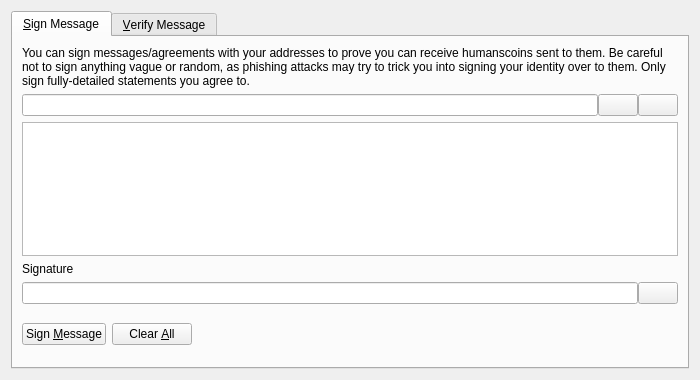
<?xml version="1.0" encoding="UTF-8"?>
<ui version="4.0">
 <class>SignVerifyMessageDialog</class>
 <widget class="QDialog" name="SignVerifyMessageDialog">
  <property name="geometry">
   <rect>
    <x>0</x>
    <y>0</y>
    <width>700</width>
    <height>380</height>
   </rect>
  </property>
  <property name="windowTitle">
   <string>Signatures - Sign / Verify a Message</string>
  </property>
  <property name="modal">
   <bool>true</bool>
  </property>
  <layout class="QVBoxLayout" name="verticalLayout">
   <item>
    <widget class="QTabWidget" name="tabWidget">
     <property name="currentIndex">
      <number>0</number>
     </property>
     <widget class="QWidget" name="tabSignMessage">
      <attribute name="title">
       <string>&amp;Sign Message</string>
      </attribute>
      <layout class="QVBoxLayout" name="verticalLayout_SM">
       <item>
        <widget class="QLabel" name="infoLabel_SM">
         <property name="text">
          <string>You can sign messages/agreements with your addresses to prove you can receive humanscoins sent to them. Be careful not to sign anything vague or random, as phishing attacks may try to trick you into signing your identity over to them. Only sign fully-detailed statements you agree to.</string>
         </property>
         <property name="textFormat">
          <enum>Qt::PlainText</enum>
         </property>
         <property name="wordWrap">
          <bool>true</bool>
         </property>
        </widget>
       </item>
       <item>
        <layout class="QHBoxLayout" name="horizontalLayout_1_SM">
         <property name="spacing">
          <number>0</number>
         </property>
         <item>
          <widget class="QValidatedLineEdit" name="addressIn_SM">
           <property name="toolTip">
            <string>The Humanscoin address to sign the message with</string>
           </property>
          </widget>
         </item>
         <item>
          <widget class="QPushButton" name="addressBookButton_SM">
           <property name="toolTip">
            <string>Choose previously used address</string>
           </property>
           <property name="text">
            <string/>
           </property>
           <property name="icon">
            <iconset resource="../bitcoin.qrc">
             <normaloff>:/icons/address-book</normaloff>:/icons/address-book</iconset>
           </property>
           <property name="shortcut">
            <string>Alt+A</string>
           </property>
           <property name="autoDefault">
            <bool>false</bool>
           </property>
          </widget>
         </item>
         <item>
          <widget class="QPushButton" name="pasteButton_SM">
           <property name="toolTip">
            <string>Paste address from clipboard</string>
           </property>
           <property name="text">
            <string/>
           </property>
           <property name="icon">
            <iconset resource="../bitcoin.qrc">
             <normaloff>:/icons/editpaste</normaloff>:/icons/editpaste</iconset>
           </property>
           <property name="shortcut">
            <string>Alt+P</string>
           </property>
           <property name="autoDefault">
            <bool>false</bool>
           </property>
          </widget>
         </item>
        </layout>
       </item>
       <item>
        <widget class="QPlainTextEdit" name="messageIn_SM">
         <property name="toolTip">
          <string>Enter the message you want to sign here</string>
         </property>
        </widget>
       </item>
       <item>
        <widget class="QLabel" name="signatureLabel_SM">
         <property name="text">
          <string>Signature</string>
         </property>
         <property name="textFormat">
          <enum>Qt::PlainText</enum>
         </property>
        </widget>
       </item>
       <item>
        <layout class="QHBoxLayout" name="horizontalLayout_2_SM">
         <property name="spacing">
          <number>0</number>
         </property>
         <item>
          <widget class="QLineEdit" name="signatureOut_SM">
           <property name="font">
            <font>
             <italic>true</italic>
            </font>
           </property>
           <property name="readOnly">
            <bool>true</bool>
           </property>
          </widget>
         </item>
         <item>
          <widget class="QPushButton" name="copySignatureButton_SM">
           <property name="toolTip">
            <string>Copy the current signature to the system clipboard</string>
           </property>
           <property name="text">
            <string/>
           </property>
           <property name="icon">
            <iconset resource="../bitcoin.qrc">
             <normaloff>:/icons/editcopy</normaloff>:/icons/editcopy</iconset>
           </property>
           <property name="autoDefault">
            <bool>false</bool>
           </property>
          </widget>
         </item>
        </layout>
       </item>
       <item>
        <layout class="QHBoxLayout" name="horizontalLayout_3_SM">
         <item>
          <widget class="QPushButton" name="signMessageButton_SM">
           <property name="toolTip">
            <string>Sign the message to prove you own this Humanscoin address</string>
           </property>
           <property name="text">
            <string>Sign &amp;Message</string>
           </property>
           <property name="icon">
            <iconset resource="../bitcoin.qrc">
             <normaloff>:/icons/edit</normaloff>:/icons/edit</iconset>
           </property>
           <property name="autoDefault">
            <bool>false</bool>
           </property>
          </widget>
         </item>
         <item>
          <widget class="QPushButton" name="clearButton_SM">
           <property name="toolTip">
            <string>Reset all sign message fields</string>
           </property>
           <property name="text">
            <string>Clear &amp;All</string>
           </property>
           <property name="icon">
            <iconset resource="../bitcoin.qrc">
             <normaloff>:/icons/remove</normaloff>:/icons/remove</iconset>
           </property>
           <property name="autoDefault">
            <bool>false</bool>
           </property>
          </widget>
         </item>
         <item>
          <spacer name="horizontalSpacer_1_SM">
           <property name="orientation">
            <enum>Qt::Horizontal</enum>
           </property>
           <property name="sizeHint" stdset="0">
            <size>
             <width>40</width>
             <height>48</height>
            </size>
           </property>
          </spacer>
         </item>
         <item>
          <widget class="QLabel" name="statusLabel_SM">
           <property name="font">
            <font>
             <weight>75</weight>
             <bold>true</bold>
            </font>
           </property>
           <property name="text">
            <string/>
           </property>
           <property name="wordWrap">
            <bool>true</bool>
           </property>
          </widget>
         </item>
         <item>
          <spacer name="horizontalSpacer_2_SM">
           <property name="orientation">
            <enum>Qt::Horizontal</enum>
           </property>
           <property name="sizeHint" stdset="0">
            <size>
             <width>40</width>
             <height>48</height>
            </size>
           </property>
          </spacer>
         </item>
        </layout>
       </item>
      </layout>
     </widget>
     <widget class="QWidget" name="tabVerifyMessage">
      <attribute name="title">
       <string>&amp;Verify Message</string>
      </attribute>
      <layout class="QVBoxLayout" name="verticalLayout_VM">
       <item>
        <widget class="QLabel" name="infoLabel_VM">
         <property name="text">
          <string>Enter the receiver's address, message (ensure you copy line breaks, spaces, tabs, etc. exactly) and signature below to verify the message. Be careful not to read more into the signature than what is in the signed message itself, to avoid being tricked by a man-in-the-middle attack. Note that this only proves the signing party receives with the address, it cannot prove sendership of any transaction!</string>
         </property>
         <property name="textFormat">
          <enum>Qt::PlainText</enum>
         </property>
         <property name="alignment">
          <set>Qt::AlignLeading|Qt::AlignLeft|Qt::AlignTop</set>
         </property>
         <property name="wordWrap">
          <bool>true</bool>
         </property>
        </widget>
       </item>
       <item>
        <layout class="QHBoxLayout" name="horizontalLayout_1_VM">
         <property name="spacing">
          <number>0</number>
         </property>
         <item>
          <widget class="QValidatedLineEdit" name="addressIn_VM">
           <property name="toolTip">
            <string>The Humanscoin address the message was signed with</string>
           </property>
          </widget>
         </item>
         <item>
          <widget class="QPushButton" name="addressBookButton_VM">
           <property name="toolTip">
            <string>Choose previously used address</string>
           </property>
           <property name="text">
            <string/>
           </property>
           <property name="icon">
            <iconset resource="../bitcoin.qrc">
             <normaloff>:/icons/address-book</normaloff>:/icons/address-book</iconset>
           </property>
           <property name="shortcut">
            <string>Alt+A</string>
           </property>
           <property name="autoDefault">
            <bool>false</bool>
           </property>
          </widget>
         </item>
        </layout>
       </item>
       <item>
        <widget class="QPlainTextEdit" name="messageIn_VM"/>
       </item>
       <item>
        <widget class="QValidatedLineEdit" name="signatureIn_VM"/>
       </item>
       <item>
        <layout class="QHBoxLayout" name="horizontalLayout_2_VM">
         <item>
          <widget class="QPushButton" name="verifyMessageButton_VM">
           <property name="toolTip">
            <string>Verify the message to ensure it was signed with the specified Humanscoin address</string>
           </property>
           <property name="text">
            <string>Verify &amp;Message</string>
           </property>
           <property name="icon">
            <iconset resource="../bitcoin.qrc">
             <normaloff>:/icons/transaction_0</normaloff>:/icons/transaction_0</iconset>
           </property>
           <property name="autoDefault">
            <bool>false</bool>
           </property>
          </widget>
         </item>
         <item>
          <widget class="QPushButton" name="clearButton_VM">
           <property name="toolTip">
            <string>Reset all verify message fields</string>
           </property>
           <property name="text">
            <string>Clear &amp;All</string>
           </property>
           <property name="icon">
            <iconset resource="../bitcoin.qrc">
             <normaloff>:/icons/remove</normaloff>:/icons/remove</iconset>
           </property>
           <property name="autoDefault">
            <bool>false</bool>
           </property>
          </widget>
         </item>
         <item>
          <spacer name="horizontalSpacer_1_VM">
           <property name="orientation">
            <enum>Qt::Horizontal</enum>
           </property>
           <property name="sizeHint" stdset="0">
            <size>
             <width>40</width>
             <height>48</height>
            </size>
           </property>
          </spacer>
         </item>
         <item>
          <widget class="QLabel" name="statusLabel_VM">
           <property name="font">
            <font>
             <weight>75</weight>
             <bold>true</bold>
            </font>
           </property>
           <property name="text">
            <string/>
           </property>
           <property name="wordWrap">
            <bool>true</bool>
           </property>
          </widget>
         </item>
         <item>
          <spacer name="horizontalSpacer_2_VM">
           <property name="orientation">
            <enum>Qt::Horizontal</enum>
           </property>
           <property name="sizeHint" stdset="0">
            <size>
             <width>40</width>
             <height>48</height>
            </size>
           </property>
          </spacer>
         </item>
        </layout>
       </item>
      </layout>
     </widget>
    </widget>
   </item>
  </layout>
 </widget>
 <customwidgets>
  <customwidget>
   <class>QValidatedLineEdit</class>
   <extends>QLineEdit</extends>
   <header>qvalidatedlineedit.h</header>
  </customwidget>
 </customwidgets>
 <resources>
  <include location="../bitcoin.qrc"/>
 </resources>
 <connections/>
</ui>
